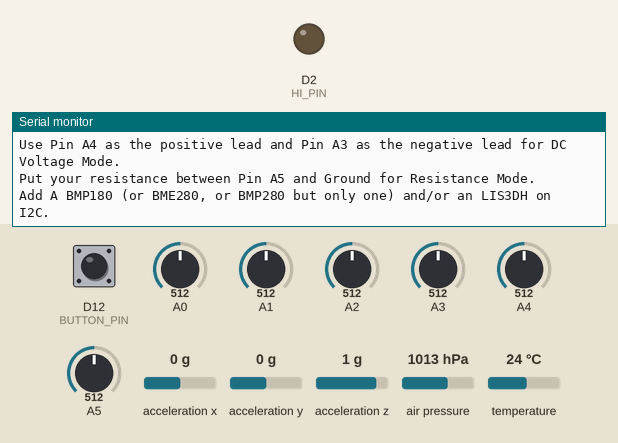
The sketch below on a simulated Arduino Zero (SAMD21). On the bench: output pins drawn as LEDs (lit = HIGH), the last lines printed to the serial monitor. The inputs (shaded band) are chosen by the test bench; at power-on: A3 = 512, A4 = 512, A5 = 512, D12 (BUTTON_PIN) HIGH, A0 = 512, A1 = 512, A2 = 512, acceleration x 0 g, acceleration y 0 g, acceleration z 1 g, air pressure 1013 hPa, temperature 24 °C (analog values on the 0–1023 scale).

Above: at 0.1 s.
4.8 s: A3 set to 524
At 5.3 s:
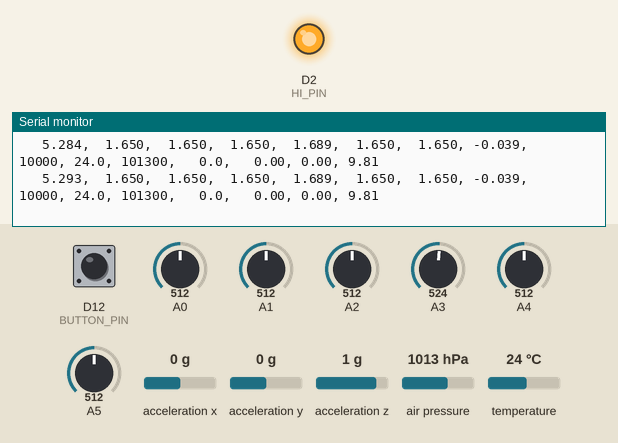
6.3 s: A4 set to 535
At 6.9 s:
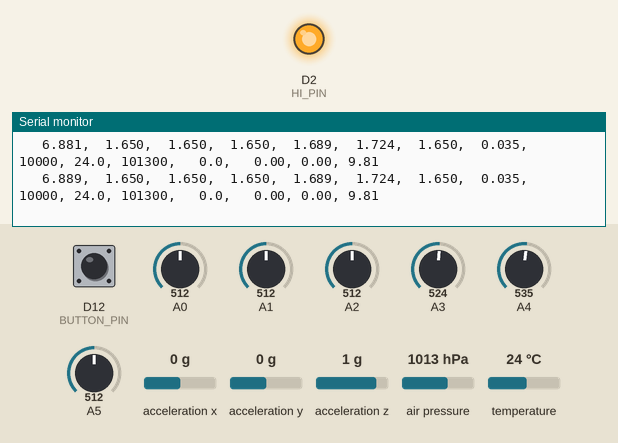
7.8 s: A5 set to 505
At 8.7 s:
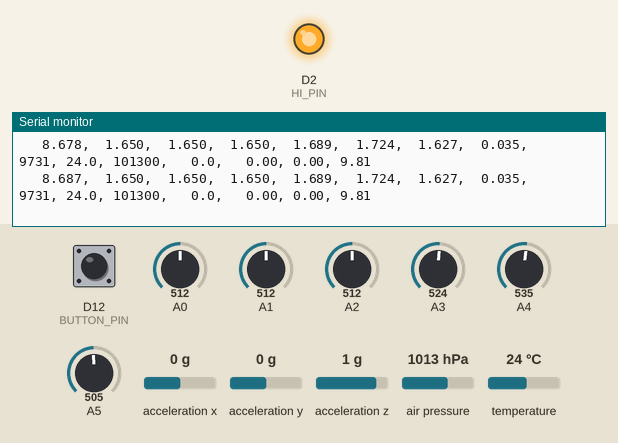

Measured:
- the behaviour switches between 512 and 513 on A3 (found by bisection; images 0 and 1)
- the behaviour switches between 523 and 524 on A4 (found by bisection; images 1 and 2)
- the behaviour switches between 512 and 511 on A5 (found by bisection; images 2 and 3)

The sketch:

S9_TheWorks.ino
```cpp
#include "RTClib.h"   // RTClib by Adafruit needed for %f in printf()
#include <Wire.h>
#include <SPI.h>
#include <Adafruit_Sensor.h>
#include <Adafruit_BME280.h>
#include <Adafruit_BMP280.h>
#include <Adafruit_BMP085.h>
#include <Adafruit_LIS3DH.h>

Adafruit_BME280 bme280;
Adafruit_BMP280 bmp280;
Adafruit_LIS3DH lis = Adafruit_LIS3DH();
Adafruit_BMP085 bmp180;

bool foundBMP180 = false, foundBME280 = false, foundLIS = false, foundBMP280 = false;

// Global Variables are available throughout the code and don't lose their values like locals
unsigned long timeLast = 0;  // the last time we went through the loop, microseconds
int meterMode = 0;  // 0 for DC voltage, 1 for resistance/continuity


#define BUTTON_PIN 12
#define HI_PIN 2
#define vRef 3.300
#define N_AVG 1

double AtomV = vRef / 65.535;     // convert 16 bit unsigned from ADC to mV
double AtoV  = vRef / 65535.;     // convert 16 bit unsigned from ADC to V

void setup() {
  Serial.begin(300);      // M0 USB is fast no matter what speed we pick
  while(!Serial && millis() < 5000);
  Serial.print("\n\nS9 Multi-Meter Output on Serial Monitor plus some I2C sensor testing\n");
  Serial.print(    "======================================================================\n\n");
  Serial.print("Put a reference resistor (minimum 2K) between pin 2 and pin A5.\n");
  Serial.print("Plug a potentiometer into pins A0, A1, A2 to provide an adjustable voltage.\n");
  Serial.printf("Push the button to pull pin %d low and produce faster output.\n",
                BUTTON_PIN);
  Serial.print("Use Pin A4 as the positive lead and Pin A3 as the negative lead for DC Voltage Mode.\n");
  Serial.print("Put your resistance between Pin A5 and Ground for Resistance Mode.\n");
  Serial.print("Add A BMP180 (or BME280, or BMP280 but only one) and/or an LIS3DH on I2C.\n\n");
  delay(2000);
  pinMode(BUTTON_PIN,INPUT_PULLUP);
  pinMode(HI_PIN,OUTPUT);
  digitalWrite(HI_PIN,HIGH);
  analogReadResolution(16);
//  analogReference(AR_INTERNAL1V65);
  setupI2C(); // comment out to skip the I2C sensors
}

void setupI2C(){
  // find a pressure sensor if there is one
  if (bmp180.begin()){
    foundBMP180 = true;
    Serial.print("Found a BMP180 (or BMP085) sensor!\n");
  }
  else {
    Serial.println("Could not find a valid BMP180 sensor, trying BME280!");
    // default settings
    // (you can also pass in a Wire library object like &Wire2)
    unsigned statusBME280 = bme280.begin();
    if(!statusBME280) statusBME280 = bme280.begin(0x76);
    if (!statusBME280) {
        Serial.println("Could not find a valid BME280 sensor on 0x76 or 0x77, trying BMP280!");
        Serial.print("SensorID was: 0x"); Serial.println(bme280.sensorID(),16);
        Serial.print("        ID of 0xFF probably means a bad address, a BMP 180 or BMP 085\n");
        Serial.print("   ID of 0x56-0x58 represents a BMP 280,\n");
        Serial.print("        ID of 0x60 represents a BME 280.\n");
        Serial.print("        ID of 0x61 represents a BME 680.\n");
        unsigned statusBMP280 = bmp280.begin();
        if(!statusBMP280) statusBMP280 = bmp280.begin(0x76);
        if(!statusBMP280) {
          Serial.println("Could not find a valid BMP280 sensor on 0x77 or 0x76.");
        } else {
          foundBMP280 = true;
          Serial.print("Found a BMP280 sensor!\n");
        }
    } else {
      foundBME280 = true;
      Serial.print("Found a BME280 sensor!\n");
    }
  }

  // find an accelerometer if there is one
  unsigned statusLIS3DH = lis.begin(0x18);
  if(!statusLIS3DH) statusLIS3DH = lis.begin(0x019);  // alternative i2c address
  if (!statusLIS3DH) {
    Serial.println("Could not start LIS3DH");
  } else {
    foundLIS = true;
    Serial.println("LIS3DH found!");
    lis.setRange(LIS3DH_RANGE_4_G);   // 2, 4, 8 or 16 G!
    Serial.print("Range = "); Serial.print(2 << lis.getRange());
    Serial.println("G");
  }

}

void loop() {
  static unsigned long lastPrint = 0, lastLegend = 0, lastSerial1 = 0;
  // Keep time in microseconds as an unsigned long for best accuracy.
  unsigned long timeNow = micros();      // the time we started this loop, microseconds
  unsigned long dt = timeNow - timeLast; // the time difference since last loop, microseconds
  unsigned long tau = 100000;            // the smoothing time constant in microseconds bigger = smoother, slower
  // since dt usually less than tau, we must cast the calculation as (float) to avoid e.g. 3333/10000 = 0
  float w = min(1.,(float) dt/tau);      // weight to give the latest reading of a in smoothing
  double a[8] = {0};
  double a2[8] = {0};
  // values will be zero unless there's a sensor to provide them
  double temperature = 0, pressure = 0, humidity = 0, gx = 0, gy = 0, gz = 0;

  // get analog data mean and rms
  for(int j = 0;j < N_AVG;j++){
    double v[8] = {0};
    for(int i = 0;i < 6;i++){
      v[i] = analogRead(A0 + i) * AtoV;
      a[i] += v[i];
      a2[i] += v[i] * v[i];
    }
    // differential voltage data for A3/A4
    v[6] = v[4] - v[3];
    a[6] += v[6];
    a2[6] += v[6] * v[6];
  }
  for(int i = 0; i < 7; i++){
    a[i] /= N_AVG;
    a2[i] /= N_AVG;
  }

  // get pressure / temperature / humidity data if available
  if(foundBME280){
    temperature = bme280.readTemperature();
    pressure = bme280.readPressure();
    humidity = bme280.readHumidity();
  } else if(foundBMP280){
    temperature = bmp280.readTemperature();
    pressure = bmp280.readPressure();
  } else if(foundBMP180){
    temperature = bmp180.readTemperature();
    pressure = bmp180.readPressure();
  }

  // get accelerometer data if available
  if(foundLIS){
    sensors_event_t event;
    lis.getEvent(&event);
    gx = event.acceleration.x;
    gy = event.acceleration.y;
    gz = event.acceleration.z;
  }

  double t = timeNow / 1000000.;
  if (micros() - lastLegend > 10000000L) { // print legend now and then
    lastLegend = micros();
  }
  if (micros() - lastPrint > 2000000 && !digitalRead(BUTTON_PIN)) {
    lastPrint = micros();
    Serial.printf("t = %8.3f s", t);
    Serial.printf(", V1 = %8.4f V DC (%7.2f mV)\n",
                  a[1], sqrt(a2[1] - a[1]*a[1]) * 1000.);
    Serial.printf("                V3 = %8.5f V DC (%7.2f mV)\n",
                  a[3], sqrt(a2[3] - a[3]*a[3]) * 1000.);
    Serial.printf("                V4 = %8.5f V DC (%7.2f mV)\n",
                  a[4], sqrt(a2[4] - a[4]*a[4]) * 1000.);
    Serial.printf("                V5 = %8.5f V DC (%7.2f mV)\n",
                  a[5], sqrt(a2[5] - a[5]*a[5]) * 1000.);
    Serial.printf("          Diff 3/4 = %8.5f V DC (%7.2f mV)\n",
                  a[6], sqrt(a2[6] - a[6]*a[6]) * 1000.);
    Serial.printf("  Resistance 5/GND = %8.0f Ohms (for 10K ref)\n",
                  a[5] / (vRef - a[5]) * 10000);
    Serial.printf(" %5.1f C, %6.0f Pa, %5.1f %%RH, g = %5.3f, %5.3f, %5.3f\n",
                  temperature, pressure, humidity, gx, gy, gz);
    Serial.printf("\n");
  }
  if (digitalRead(BUTTON_PIN)) {
    Serial.printf("%8.3f", t);
    for(int i = 0;i < 7;i++) Serial.printf(", %6.3f", a[i]);
    Serial.printf(", %8.0f", a[5] / (vRef - a[5]) * 10000);
    Serial.printf(", %4.1f, %6.0f, %5.1f,   %.2f, %.2f, %.2f",
                  temperature, pressure, humidity, gx, gy, gz);
    Serial.printf("\n");
  }
  timeLast = timeNow;      // save the old value for next time through the loop
  delay(1);
}
```
